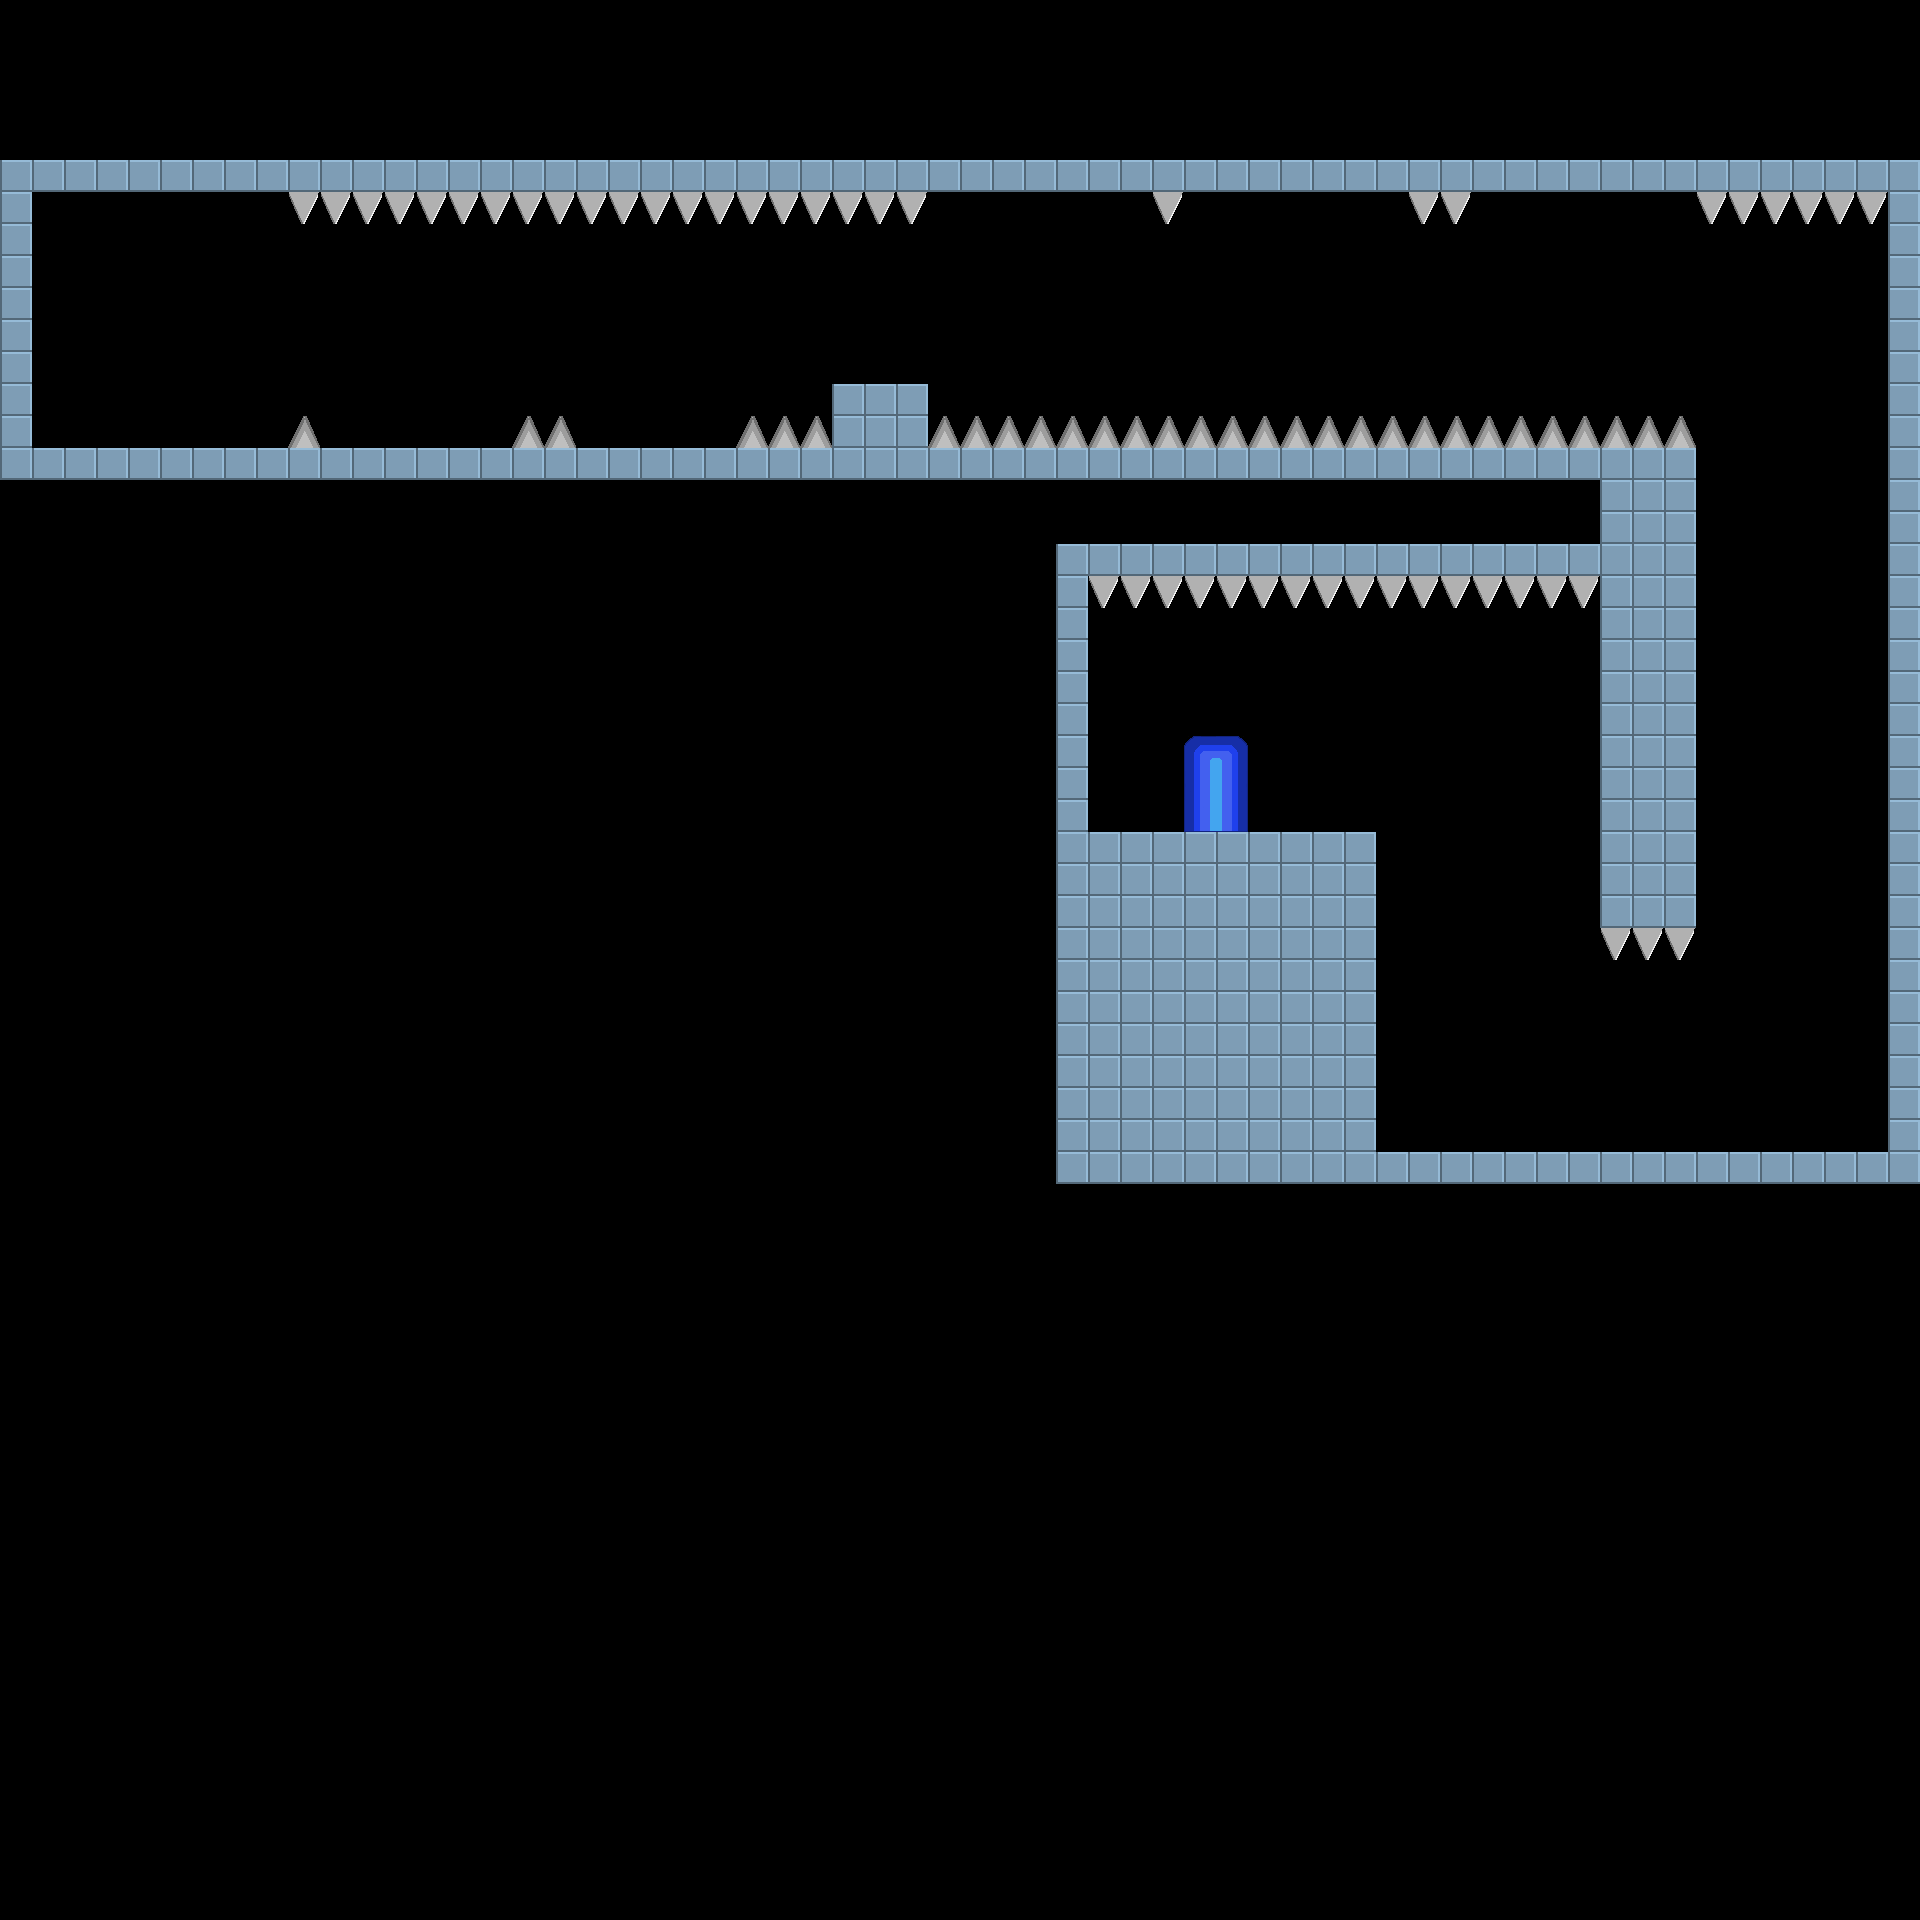

The image is a tile-based game level rendered from a .tmx file. Its description and source (layers, tilesets, objects; grid data summarised) follow:
An orthogonal 60x60 tile map with 32x32 px tiles, 1 tile layer (Tile Layer 1), 3 tilesets.

<map version="1.0" orientation="orthogonal" renderorder="left-down" width="60" height="60" tilewidth="32" tileheight="32" nextobjectid="1">
 <properties>
  <property name="playerstart" value="3,11" />
  <property name="scrollable" value="1" />
  <property name="starttext" value="Getting harder.." />
  <property name="togglegravity" value="1" />
 </properties>
 <tileset firstgid="1" name="map" tilewidth="32" tileheight="32">
  <image source="../../assets/img/steelblock.png" width="32" height="32" />
  <tile id="0">
   <properties>
    <property name="playerstart" value="4,22" />
    <property name="starttext" value="Mixed spikes and gravity jumps" />
    <property name="togglegravity" value="1" />
   </properties>
  </tile>
 </tileset>
 <tileset firstgid="2" name="spikes" tilewidth="32" tileheight="32">
  <image source="../../assets/img/spikes.png" width="128" height="32" />
 </tileset>
 <tileset firstgid="6" name="Door" tilewidth="32" tileheight="32">
  <image source="../../assets/img/door.png" width="64" height="96" />
 </tileset>
 <layer name="Tile Layer 1" width="60" height="60">
  <data>[3600 cells, 435 non-empty, 9 distinct tile ids]</data>
 </layer>
</map>